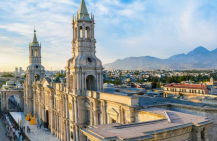
#> input picture aritmetica_imagenes/image3.png, 217 x 141 px
$ python color_sum.py
#> lines starting #> are read from the running program, lines starting #| are printed output that depends on the picture
import sys

import cv2
import numpy as np
from matplotlib import pyplot as plt
import random

image1 = 'image3.png'
image2 = 'image4.png'

img2 = cv2.imread(image1)
#> img2 is the input picture: shape (141, 217, 3); mean B, G, R 158.1, 158.2, 152.5
cv2.imshow('img1.png', img2)
hist1 = cv2.calcHist([img2], [0], None, [256], [0, 256])
#> hist1 = 256 values, max 808 at index 239, min 0 at index 2, mean 119.5

img = cv2.imread(image2)
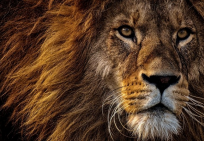
#> input picture aritmetica_imagenes/image4.png, 204 x 141 px
#> img is the input picture: shape (141, 204, 3); mean B, G, R 37.9, 57.7, 85
cv2.imshow('img2.png', img)
hist2 = cv2.calcHist([img], [0], None, [256], [0, 256])
#> hist2 = 256 values, max 669 at index 20, min 0 at index 172, mean 112.4

for i in range(img.shape[0]):
        for j in range(img.shape[1]):
            new_val = np.array([
                int(img[i,j][k]) + int(img2[i,j][k]) for k in range(3)])/2
            img[i,j] = new_val
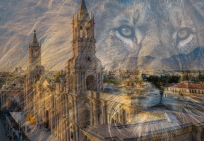
#> img: shape (141, 204, 3); mean B, G, R 97.7, 108, 119.2


cv2.imshow('color_sum.png', img)
hist = cv2.calcHist([img], [0], None, [256], [0, 256])
#> hist = 256 values, max 546 at index 127, min 0 at index 0, mean 112.4

plt.plot(hist1, color='red',alpha=0.5 ,label='img1') #
plt.plot(hist2, color='blue',alpha=0.5 ,label='img2') #
plt.plot(hist, color='purple',alpha=1 ,label='Sum') #
plt.legend()
plt.show()
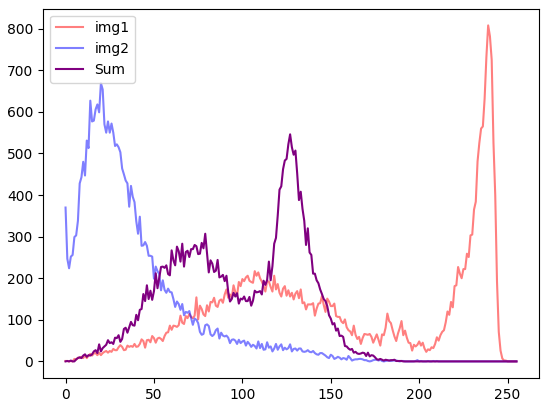
#> figure drawn by matplotlib, 1 panel; curve peaks at x = 239, y = 808; curve peaks at x = 20, y = 669; curve peaks at x = 127, y = 546
cv2.destroyAllWindows()
